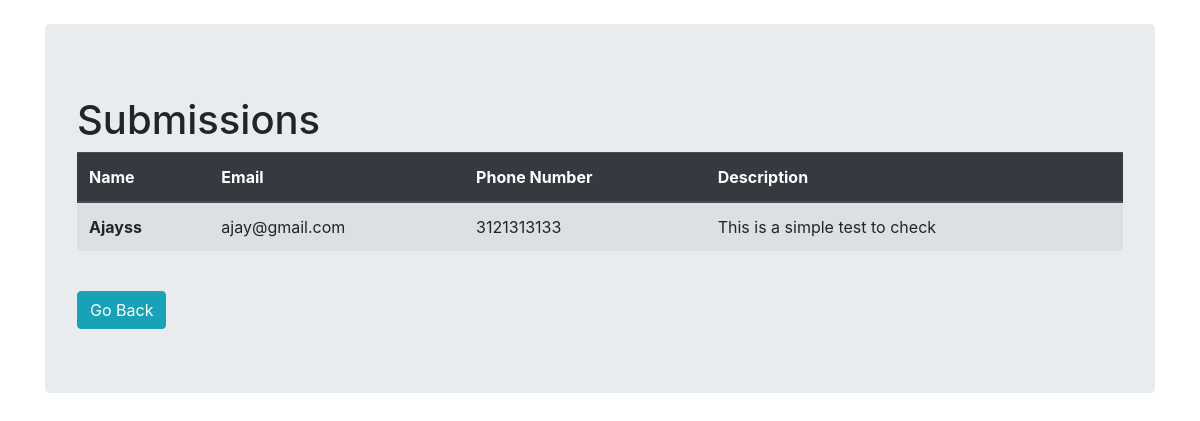
/submissions, run on an earlier commit of the app's database.
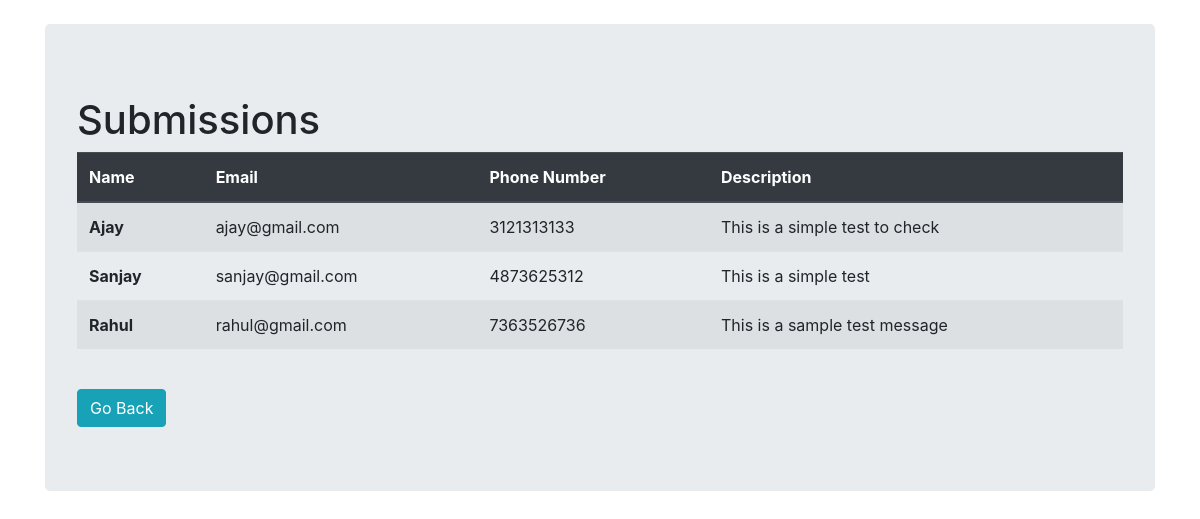
And on a later commit of the database.
### contactus/models.py (models this page shows, shortened)
class Contact(models.Model):
    name = models.CharField(max_length=100)
    email = models.EmailField(max_length=100)
    phone = models.CharField(null=True, blank=True, max_length=10)
    description = models.CharField(max_length=200)

### contactus/views.py (the view)
# urls.py: path('submissions', views.submissions_view, name='submissions'),
def submissions_view(request):
    contacts = Contact.objects.all()
    return render(request, 'submissions.html', {'contacts': contacts})

### templates/submissions.html (shortened to what this page needs)
{% load static %}
<!DOCTYPE html>
<html lang="en">
  <head>
    <link rel="stylesheet" href="{%static 'styles.css'%}" />
    <link
      rel="stylesheet"
      href="https://cdn.jsdelivr.net/npm/bootstrap@4.5.3/dist/css/bootstrap.min.css"
    />
  </head>
  <body>
    <div class="container">
      <div class="jumbotron mt-4">
        <h1 class="mt-2">Submissions</h1>
        <table id="s-table" class="table table-striped">
          <thead class="thead-dark">
            <tr>
              <th scope="col">Name</th>
              <th scope="col">Email</th>
              <th scope="col">Phone Number</th>
              <th scope="col">Description</th>
            </tr>
          </thead>
          <tbody>
            {% for contact in contacts %}
            <tr>
              <th scope="row">{{contact.name}}</th>
              <td>{{contact.email}}</td>
              <td>{{contact.phone}}</td>
              <td>{{contact.description}}</td>
            </tr>
            {% endfor %}
          </tbody>
        </table>
        <br />
        <a href="{%url 'index'%}" class="btn btn-info">Go Back</a>
      </div>
    </div>
  </body>
</html>

### assets/styles.css (style rules this page uses)
body { background-color: white; }

What changed in the data, as far as the page shows it:
changed Contact "ajay@gmail.com": name "Ajayss" → "Ajay"
added Contact: name "Sanjay", email "sanjay@gmail.com", phone "4873625312", description "This is a simple test"
added Contact: name "Rahul", email "rahul@gmail.com", phone "7363526736", description "This is a sample test message"
